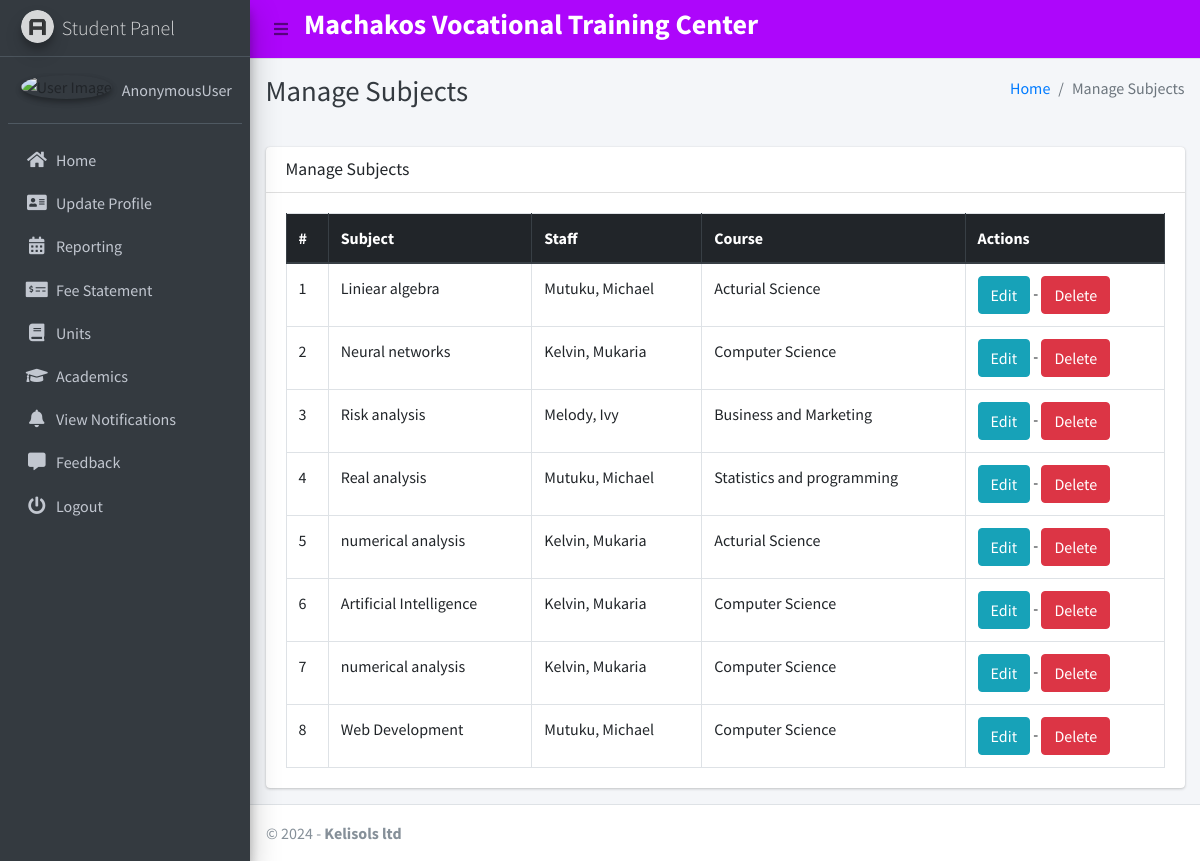
The page /subject/manage/ on the database its author committed.
### main_app/models.py (models this page shows, shortened)
class Subject(models.Model):
    name = models.CharField(max_length=120)
    staff = models.ForeignKey(Staff,on_delete=models.CASCADE,)
    course = models.ForeignKey(Course, on_delete=models.CASCADE)
    updated_at = models.DateTimeField(auto_now=True)
    created_at = models.DateTimeField(auto_now_add=True)

class Staff(models.Model):
    course = models.ForeignKey(Course, on_delete=models.DO_NOTHING, null=True, blank=False)
    admin = models.OneToOneField(CustomUser, on_delete=models.CASCADE)

class CustomUser(AbstractUser):
    USER_TYPE = ((1, "HOD"), (2, "Staff"), (3, "Student"))
    GENDER = [("M", "Male"), ("F", "Female")]
    username = None  # Removed username, using email instead
    email = models.EmailField(unique=True)
    user_type = models.CharField(default=1, choices=USER_TYPE, max_length=1)
    gender = models.CharField(max_length=1, choices=GENDER)
    profile_pic = models.ImageField()
    address = models.TextField()
    fcm_token = models.TextField(default="")  # For firebase notifications
    created_at = models.DateTimeField(auto_now_add=True)
    updated_at = models.DateTimeField(auto_now=True)
    USERNAME_FIELD = "email"
    REQUIRED_FIELDS = []
    objects = CustomUserManager()
    def __str__(self):
        return self.last_name + ", " + self.first_name

class Course(models.Model):
    name = models.CharField(max_length=120)
    created_at = models.DateTimeField(auto_now_add=True)
    updated_at = models.DateTimeField(auto_now=True)

### main_app/hod_views.py (the view)
# urls.py: path("subject/manage/", hod_views.manage_subject, name='manage_subject'),
def manage_subject(request):
    subjects = Subject.objects.all()
    context = {
        'subjects': subjects,
        'page_title': 'Manage Subjects'
    }
    return render(request, "hod_template/manage_subject.html", context)

### main_app/templates/hod_template/manage_subject.html
{% extends 'main_app/base.html' %}
{% load static %}
{% block page_title %}{{page_title}}{% endblock page_title %}
{% block content %}
<section class="content">
    <div class="container-fluid">
        <div class="row">
            <div class="col-md-12">
                <div class="card">
                    <div class="card-header">
                        <h3 class="card-title">{{page_title}}</h3>
                    </div>
                    <div class="card-body">
                        <table id="example2" class="table table-bordered table-hover">
                            <thead class="thead-dark">
                                <tr>
                                    <th>#</th>
                                    <th>Subject</th>
                                    <th>Staff</th>
                                    <th>Course</th>
                                    <th>Actions</th>
                                </tr>
                            </thead>
                            <tbody>
                                {% for subject in subjects %}
                                <tr>
                                    <td>{{ forloop.counter }}</td>
                                    <td>{{subject.name}}</td>
                                    <td>{{subject.staff.admin}}</td>
                                    <td>{{subject.course.name}}</td>
                                    <td>
                                        <a href="{% url 'edit_subject' subject.id %}" class="btn btn-info">Edit</a> -
                                        <a href="{% url 'delete_subject' subject.id %}" onclick="return confirm('Are you sure you want to delete this ?')" class="btn btn-danger">Delete</a>
                                    </td>
                                </tr>
                                {% endfor %}
                            </tbody>
                        </table>
                    </div>
                </div>
            </div>
        </div>
    </div>
</section>
{% endblock content %}

### rows shown on the page
Subject: name "Liniear algebra", staff.admin "Mutuku, Michael", course.name "Acturial Science"
Subject: name "Neural networks", staff.admin "Kelvin, Mukaria", course.name "Computer Science"
Subject: name "Risk analysis", staff.admin "Melody, Ivy", course.name "Business and Marketing"
Subject: name "Real analysis", staff.admin "Mutuku, Michael", course.name "Statistics and programming"
Subject: name "numerical analysis", staff.admin "Kelvin, Mukaria", course.name "Acturial Science"
Subject: name "Artificial Intelligence", staff.admin "Kelvin, Mukaria", course.name "Computer Science"
Subject: name "numerical analysis", staff.admin "Kelvin, Mukaria", course.name "Computer Science"
Subject: name "Web Development", staff.admin "Mutuku, Michael", course.name "Computer Science"

### other values the page prints
{{ user }} "AnonymousUser"
{{ page_title }} "Manage Subjects"
